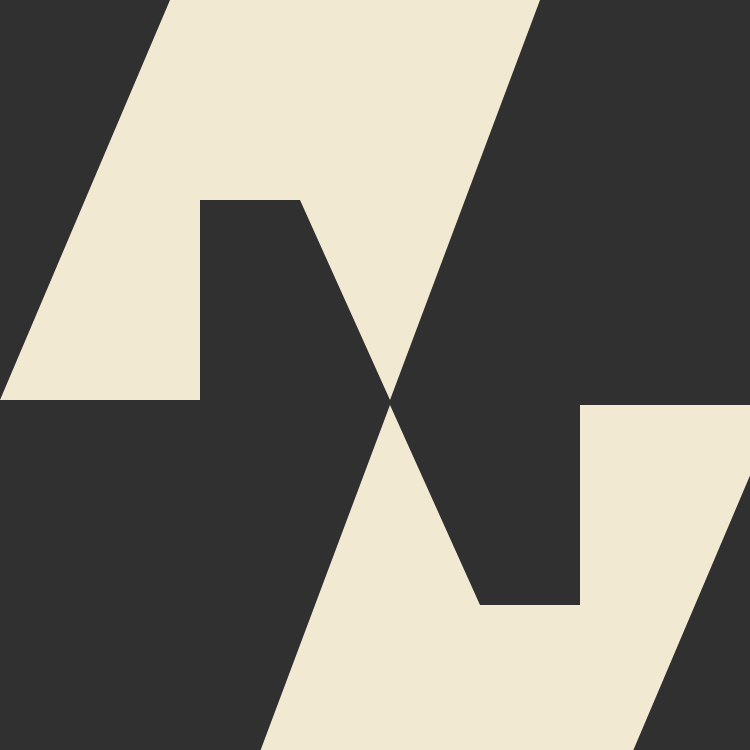
Frame 1 (no input)
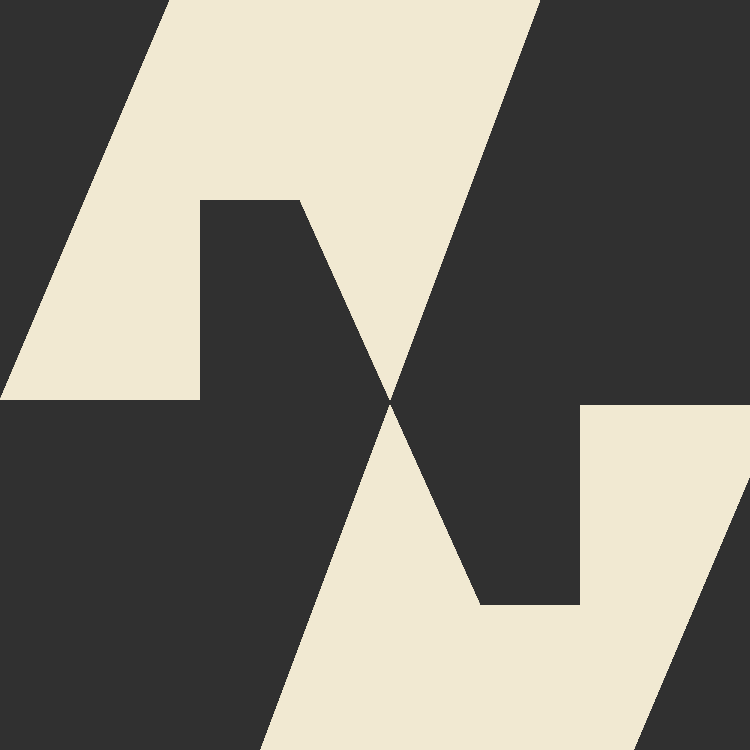
Frame 60 (no input)
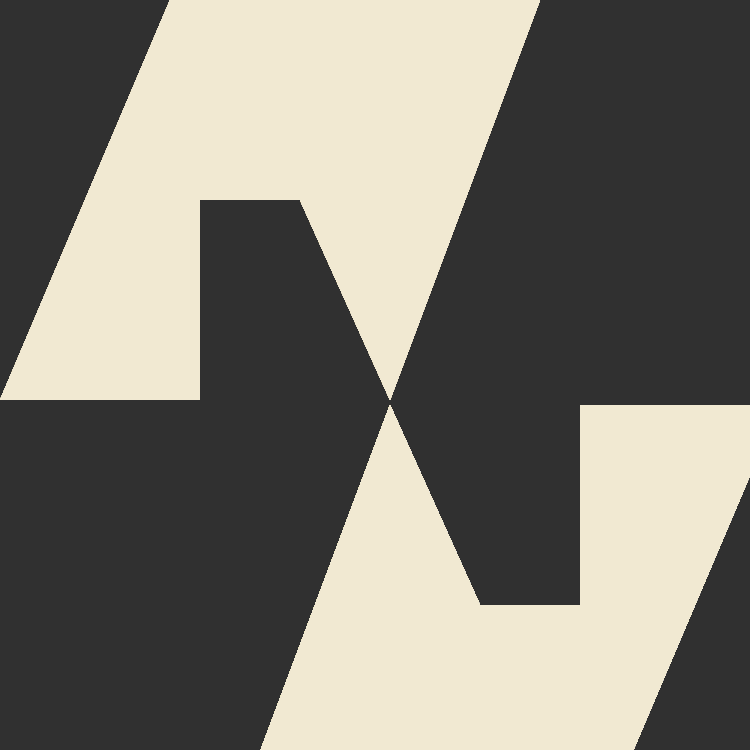
Frame 120 (the mouse pressed at the canvas centre since frame 60)

The p5.js sketch that drew these frames (run headless with seeded random() and noise() and a simulated clock; from frame 60 on, the mouse is pressed at the canvas centre):

// p5.js sketch
// ── sketch.js
function setup() {
    createCanvas(750,750);
    background('#303030');
}

function draw() {
    strokeWeight(0);   
    fill('#F1E9D2')
    beginShape();       //shape-left
        vertex(170,0);              //p1: top left
        vertex(0,400);              //p2: bottom left
        vertex(200,400);            //p3: bottom middle
        vertex(200,200);            //p4: middle left
        vertex(300,200);            //p5: middle right
        vertex(390,400);            //p6: bottom right
        vertex(540,0);              //p7: top right
    endShape(CLOSE);
    
    translate(width+30,height+55);
    rotate(PI);
    
    beginShape();      //shape-right
        vertex(170,0);              //p1: top left
        vertex(0,400);              //p2: bottom left
        vertex(200,400);            //p3: bottom middle
        vertex(200,200);            //p4: middle left
        vertex(300,200);            //p5: middle right
        vertex(390,400);            //p6: bottom right
        vertex(540,0);              //p7: top right
    endShape(CLOSE);
}
